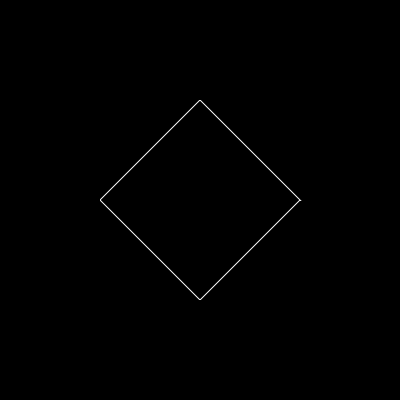
Frame 1 (no input)
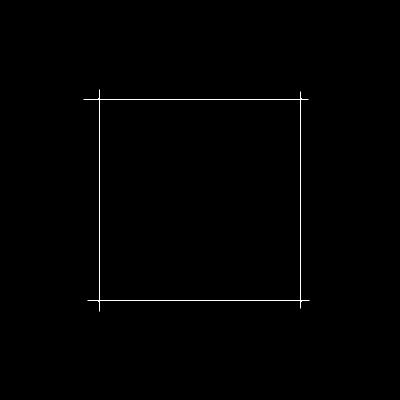
Frame 60 (the mouse pressed at the canvas centre just before this capture)
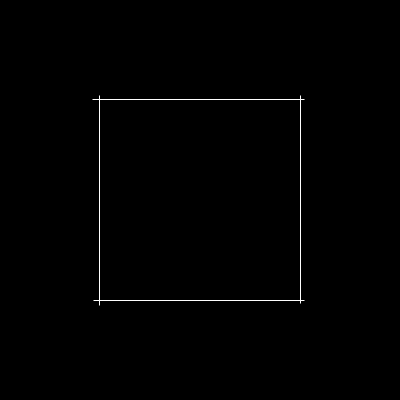
Frame 120 (the mouse held since frame 60 and released just before this capture)

The Processing sketch that drew these frames (run headless with seeded random() and noise(); from frame 60 on, the mouse is pressed at the canvas centre):

// Processing sketch: CC19_SuperEllipse
// ── CC19_SuperEllipse.pde
float a = 100;
float b = 100;
float n = 2;

void setup() {
  size(400, 400);
}

void draw() {
  background(0);
  translate(width/2, height/2);

  // float r = 100;

  n--;
  stroke(255);
  noFill();
  beginShape();
  for (float angle = 0; angle < TWO_PI; angle += 0.1) {

    // float x = r * cos(a);
    // float y = r * sin(a);

    float na = 2 / n;
    float x = pow(abs(cos(angle)), na) * a * sgn(cos(angle));
    float y = pow(abs(sin(angle)), na) * a * sgn(sin(angle));
    vertex(x, y);
  }
  endShape(CLOSE);
}

float sgn(float val) {
  if (val >0) {
    return 1;
  } else if (val<0) {
    return -1;
  } else {
    return 0;
  }
}
